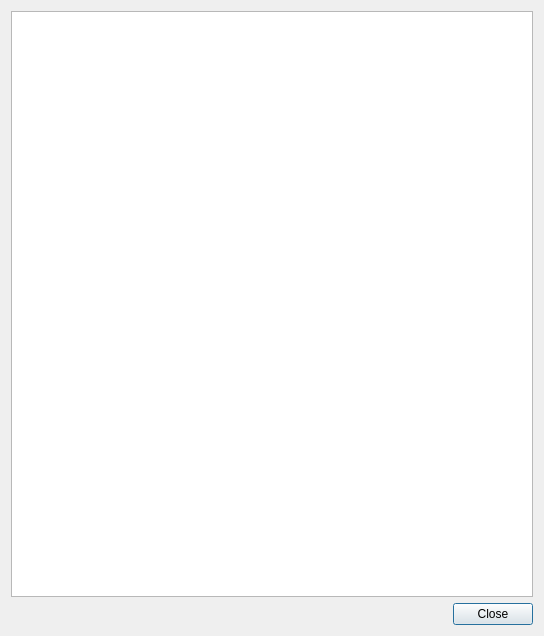
<?xml version="1.0" encoding="UTF-8"?>
<ui version="4.0">
 <class>BlastNodeDetails</class>
 <widget class="QDialog" name="BlastNodeDetails">
  <property name="geometry">
   <rect>
    <x>0</x>
    <y>0</y>
    <width>544</width>
    <height>636</height>
   </rect>
  </property>
  <property name="windowTitle">
   <string>Node details</string>
  </property>
  <layout class="QVBoxLayout" name="verticalLayout">
   <item>
    <widget class="QTreeView" name="treeView"/>
   </item>
   <item>
    <widget class="QDialogButtonBox" name="buttonBox">
     <property name="orientation">
      <enum>Qt::Horizontal</enum>
     </property>
     <property name="standardButtons">
      <set>QDialogButtonBox::Close</set>
     </property>
    </widget>
   </item>
  </layout>
 </widget>
 <resources/>
 <connections>
  <connection>
   <sender>buttonBox</sender>
   <signal>accepted()</signal>
   <receiver>BlastNodeDetails</receiver>
   <slot>accept()</slot>
   <hints>
    <hint type="sourcelabel">
     <x>248</x>
     <y>254</y>
    </hint>
    <hint type="destinationlabel">
     <x>157</x>
     <y>274</y>
    </hint>
   </hints>
  </connection>
  <connection>
   <sender>buttonBox</sender>
   <signal>rejected()</signal>
   <receiver>BlastNodeDetails</receiver>
   <slot>reject()</slot>
   <hints>
    <hint type="sourcelabel">
     <x>316</x>
     <y>260</y>
    </hint>
    <hint type="destinationlabel">
     <x>286</x>
     <y>274</y>
    </hint>
   </hints>
  </connection>
 </connections>
</ui>
